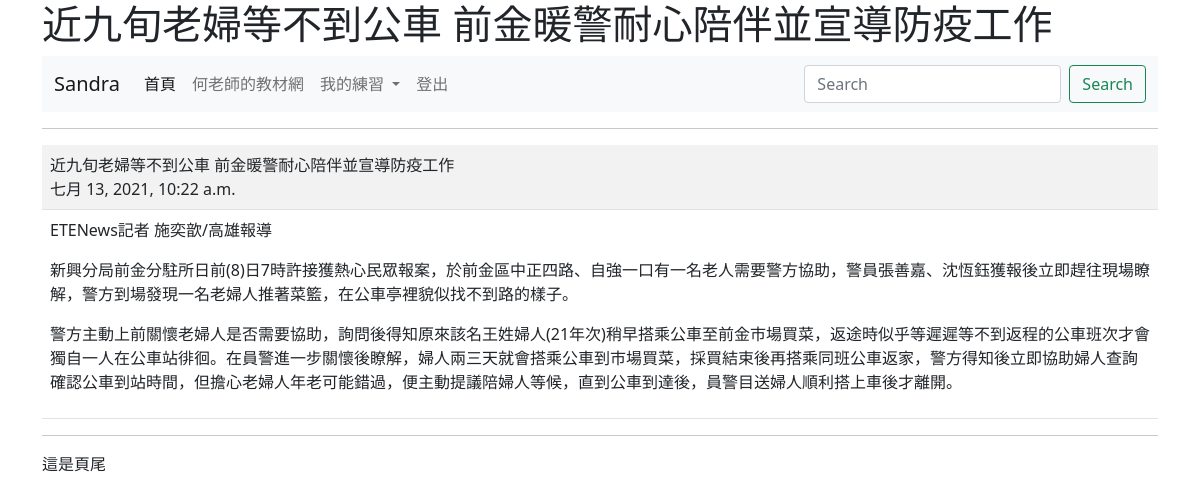
The app's page /show/5/ (signed in) with its own data.
### mysite/models.py (models this page shows, shortened)
class Post(models.Model):
	title = models.CharField(max_length=200)
	content = models.TextField()
	pub_date = models.DateTimeField(default=timezone.now)
	class Meta:
		ordering = ('-pub_date',)

### mysite/views.py (the view)
# urls.py: path('show/<int:id>/', views.show),
@login_required(login_url="/admin/login/")
def show(request, id):
	try:
		post = Post.objects.get(id=id)
	except:
		return redirect("/news/")
	return render(request, "show.html", locals())

### templates/show.html (shortened to what this page needs)
{% extends "base.html" %}
{% block main %}
	<hr>
	<table class="table table-striped">
			<tr>
				<td>
					{{post.title}}<br>
					{{post.pub_date}}
				</td>
			</tr>
			<tr>
				<td>
					{{post.content | linebreaks }}
				</td>
			</tr>
		</table>
{% endblock %}

### templates/menu.html (shortened to what this page needs)
<nav class="navbar navbar-expand-lg navbar-light bg-light">
  <div class="container-fluid">
    <a class="navbar-brand" href="#">
      {% if request.user.is_authenticated %}
        {{ request.user.first_name }}
      {% else %}
        未登入的訪客
      {% endif %}
    </a>
    <div class="collapse navbar-collapse" id="navbarSupportedContent">
      <ul class="navbar-nav me-auto mb-2 mb-lg-0">
        <li class="nav-item">
          <a class="nav-link active" aria-current="page" href="/">首頁</a>
        </li>
        <li class="nav-item">
          <a class="nav-link" href="https://104.es">何老師的教材網</a>
        </li>
        <li class="nav-item dropdown">
          <a class="nav-link dropdown-toggle" href="#" id="navbarDropdown" role="button" data-bs-toggle="dropdown" aria-expanded="false">
            我的練習
          </a>
        </li>
        {% if request.user.is_authenticated %}
        <li class="nav-item">
          <a class="nav-link" href="/admin/logout/" tabindex="-1">登出</a>
        </li>
        {% else %}
        <li class="nav-item">
          <a class="nav-link" href="/admin/login/?next=/" tabindex="-1">登入</a>
        </li>
        {% endif %}
      </ul>
      <form class="d-flex">
        <input class="form-control me-2" type="search" placeholder="Search" aria-label="搜尋">
        <button class="btn btn-outline-success" type="submit">Search</button>
      </form>
    </div>
  </div>
</nav>

### records on screen
Post: title "近九旬老婦等不到公車 前金暖警耐心陪伴並宣導防疫工作", pub_date "七月 13, 2021, 10:22 a.m.", content "ETENews記者 施奕歆/高雄報導 新興分局前金分駐所日前(8)日7時許接獲熱心民眾報案，於前金區中正四路、自強一口有一名老人需要警方協助，警員張善嘉、沈恆鈺獲報後立即趕往現場瞭解，警方到場發現一名老婦人推著菜籃，在公車亭裡貌似找不到路的樣子。 警方主動上前關懷老婦人是否需要協助，詢問後得知原來該名王姓婦人(21年次)稍早搭乘公車至前金市場買菜，返途時似乎等遲遲等不到返程的公車班次才會獨自一人在公車站徘徊。在員警進一步關懷後瞭解，婦人兩三天就會搭乘公車到市場買菜，採買結束後再搭乘同班公車返家，警方得知後立即協助婦人查詢確認公車到站時間，但擔心老婦人年老可能錯過，便主動提議陪婦人等候，直到公車到達後，員警目送婦人順利搭上車後才離開。"

### other values on screen
{{ request.user.first_name }} "Sandra"
